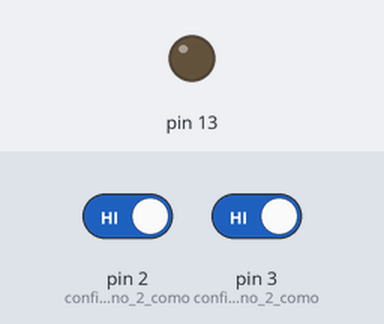
Recording of a sketch running on a simulated Arduino Uno, built with avr-gcc and run on an emulated ATmega328P. Parts: output pins drawn as LEDs (lit = HIGH). Inputs (shaded band) come from the test bench; at power-on: pin 2 (configurar_o_pino_2_como) HIGH, pin 3 (configurar_o_pino_2_como) HIGH.

Above: at 1.2 s.
1.3 s: pin 2 (configurar_o_pino_2_como) driven LOW and pin 3 (configurar_o_pino_2_como) driven LOW
At 2.3 s:
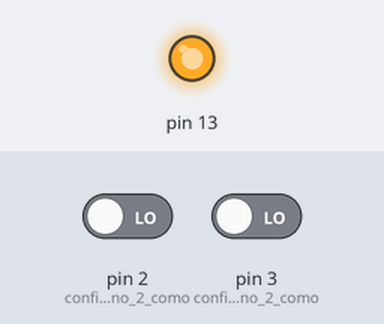
2.8 s: pin 2 (configurar_o_pino_2_como) driven HIGH
At 3.4 s:
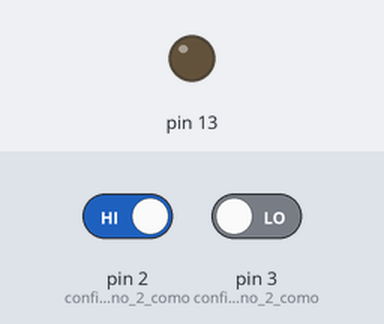
4.3 s: pin 2 (configurar_o_pino_2_como) driven LOW
At 4.6 s:
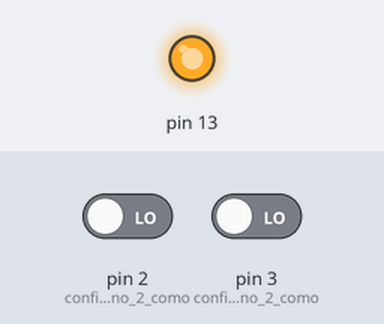
Timing chart, 0 to 7.3 s (numbered marks = the images above; inputs shaded):
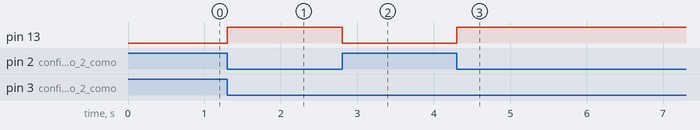

Measured:
- after the input at 1.3 s, pin 13: LOW → HIGH at once
- after the input at 2.8 s, pin 13: HIGH → LOW at once
- after the input at 4.3 s, pin 13: LOW → HIGH at once

The sketch:

2botaoacenderled.ino
```cpp
/**
 Uso do AND
 Simulador de uma prensa b-manual
 @author Arthur Garcia Volpini
*/

// varíaveis
int botao1;  //botão 1
int botao2;  //botão 2
void setup() {
  pinMode(13, OUTPUT);
  pinMode(2, INPUT_PULLUP);  // configurar o pino 2 como entrada
  pinMode(3, INPUT_PULLUP);  // configurar o pino 2 como entrada
  Serial.begin(9600);
}

void loop() {
  botao1 = digitalRead(3);
  botao2 = digitalRead(2);
  if (botao1 == 0 && botao2 == 0) {
    digitalWrite(13, 1);
  } else {
    digitalWrite(13, 0);
  }
}
```
